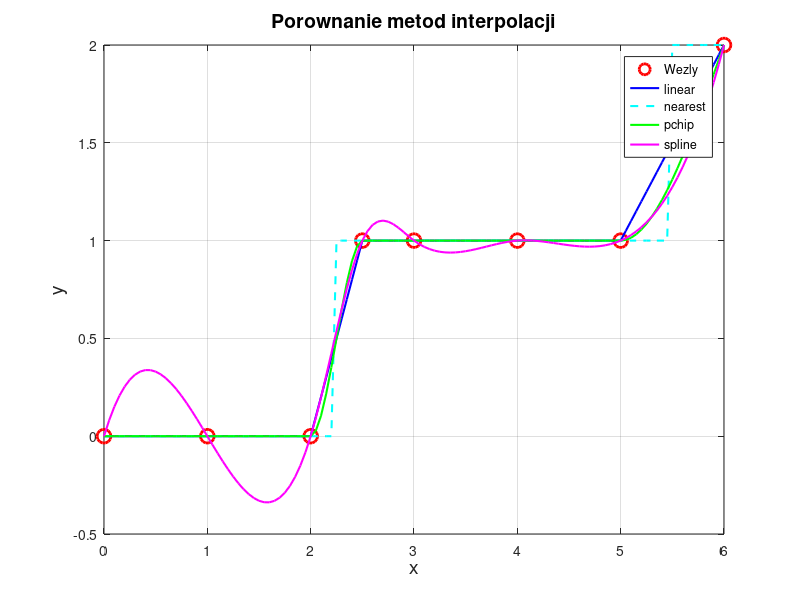

Write the MATLAB code that produced this figure.
clear; close all; clc;

% Dane ze SKOKIEM (testujemy czy metoda faluje)
x = [0, 1, 2, 2.5, 3, 4, 5, 6];
y = [0, 0, 0, 1, 1, 1, 1, 2];
x_dense = 0:0.05:6;

figure('Position', [100 100 800 500]);

plot(x, y, 'ro', 'MarkerSize', 10, 'LineWidth', 2); hold on;

% Oblicz wszystkie metody
y_linear = interp1(x, y, x_dense, 'linear');
y_nearest = interp1(x, y, x_dense, 'nearest');
y_pchip  = interp1(x, y, x_dense, 'pchip');
y_spline = interp1(x, y, x_dense, 'spline');
pause
plot(x_dense, y_linear, 'b-', 'LineWidth', 1.5);
pause
plot(x_dense, y_nearest, 'c--', 'LineWidth', 1.5);
pause
plot(x_dense, y_pchip,  'g-', 'LineWidth', 1.5);
pause
plot(x_dense, y_spline, 'm-', 'LineWidth', 1.5);

grid on;
title('Porownanie metod interpolacji', 'FontSize', 14);
xlabel('x', 'FontSize', 14); ylabel('y', 'FontSize', 14);
legend('Wezly', 'linear', 'nearest', 'pchip', 'spline', 'Location', 'best');

% Zauwaz: spline "faluje" przed i po skoku!
% pchip zachowuje skok bez falowania
